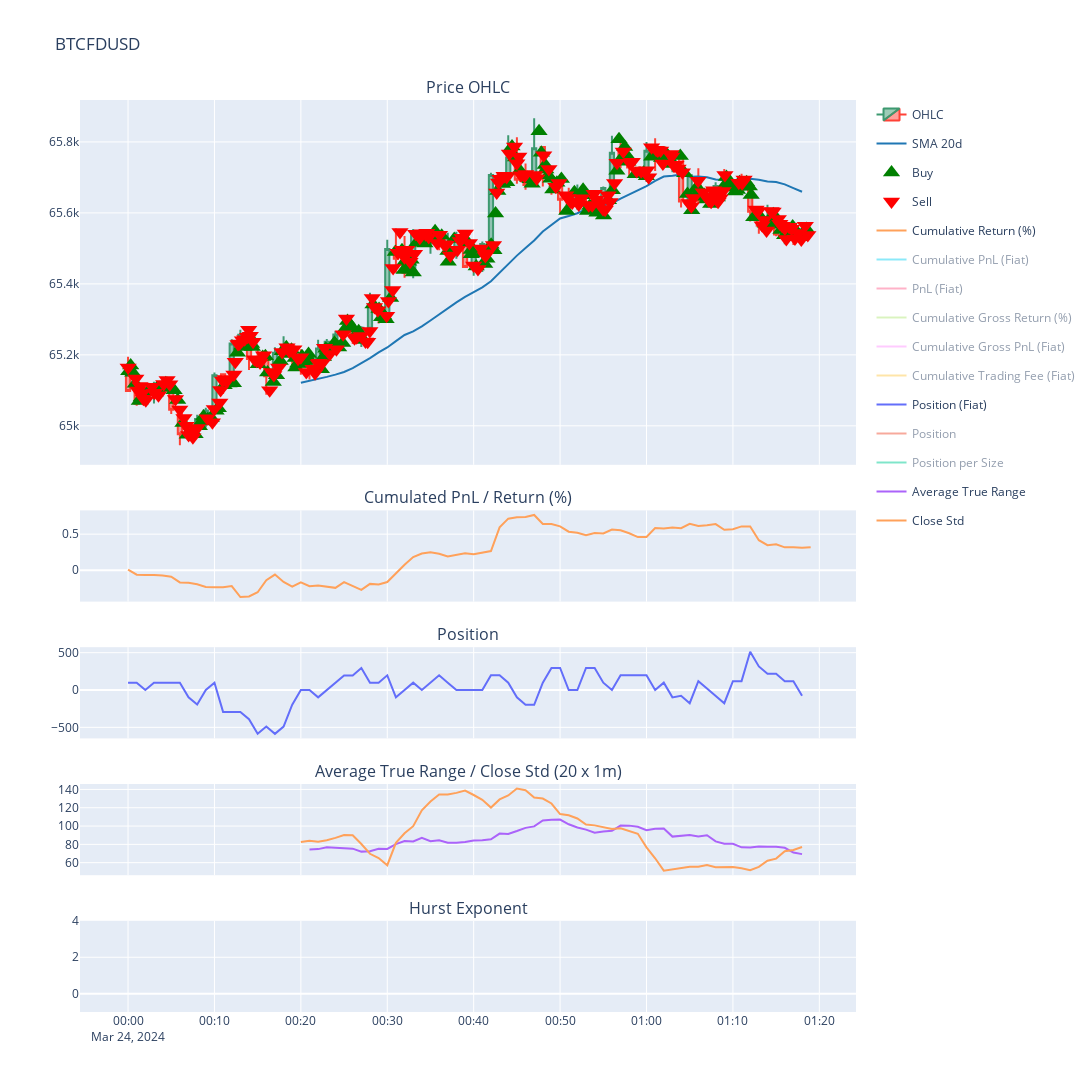

Here is the notebook cell this chart was saved with:
### Code cell
# pnl cutoff as 00:00 HKT
date = datetime.today()
date = datetime(year=date.year, month=date.month, day=date.day, tzinfo=ZoneInfo("HongKong"))
date = date.astimezone(ZoneInfo("UTC"))
date_str = date.strftime('%Y-%m-%d %H:%M:%S')

strategy.load_data(date_str)
strategy.summary()
